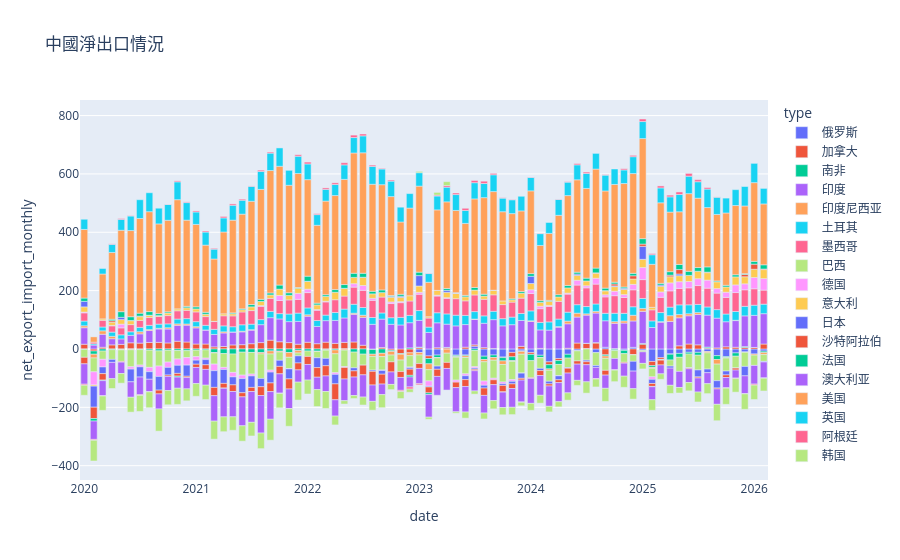

The code cell stored with this chart in its notebook:
### Code cell
df['import_monthly'] = df['import_monthly'].fillna(df['import_lj_value'])
df['export_monthly'] = df['export_monthly'].fillna(df['export_lj_value'])
df['net_export_import_monthly']=df['export_monthly']-df['import_monthly']
px.bar(df, x='date', y='net_export_import_monthly', color='type', title='中國淨出口情況')
